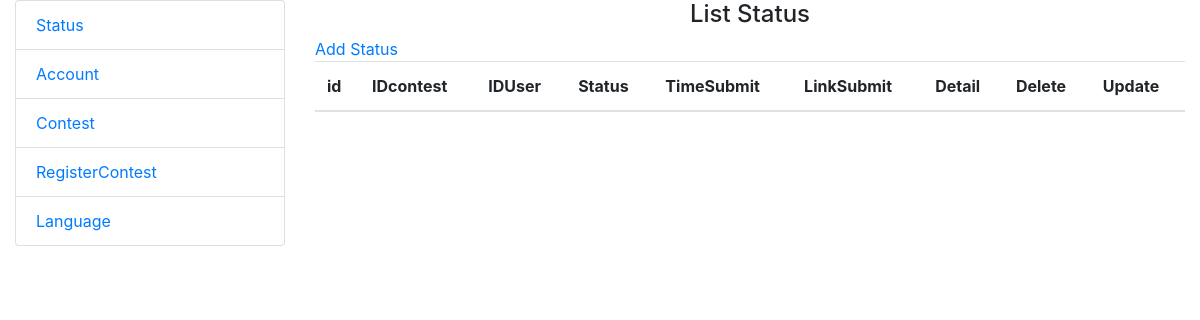
Before: /ContestAdmin/status/ with the older database file.
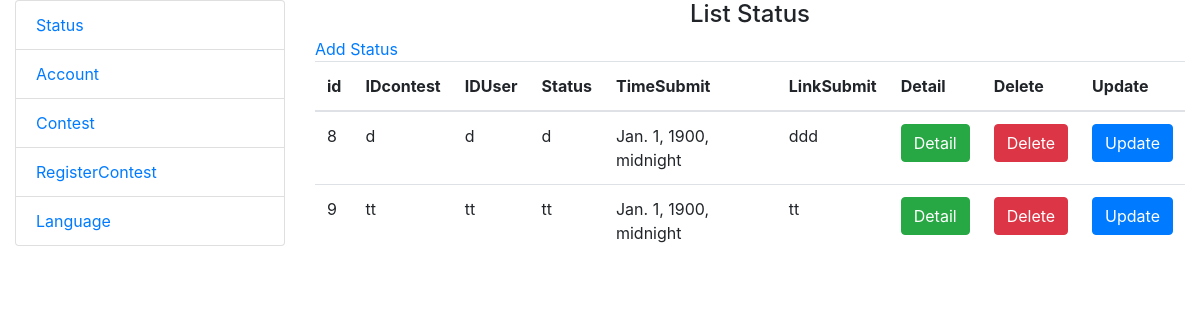
After: the same page with the newer database file.
### ContestAdmin/models.py (models this page shows, shortened)
class Status(models.Model):
    IDcontest = models.CharField(max_length=100)
    IDUser = models.CharField(max_length=100)
    Status = models.CharField(max_length=100)
    TimeSubmit = models.DateTimeField()
    LinkSubmit = models.CharField(max_length=100)

### ContestAdmin/views.py (the view)
# urls.py: path('status/',  views.listStatus, name='listStatus'),
def listStatus(request):
    lstatus = Status.objects.all()
    context = {
        'lstatus': lstatus
    }
    return render(request, 'Status/list.html', context=context)

### ContestAdmin/templates/Status/list.html (shortened to what this page needs)
{% extends 'Status/base.html' %}
{% block content %}
<h4 class="text-center">List Status</h4>
    <a href="{% url 'addStatus' %}">Add Status</a>
<table class="table">
    <thead>
        <tr>
            <th scope="col">id</th>
            <th scope="col">IDcontest</th>
            <th scope="col">IDUser</th>
            <th scope="col">Status</th>
            <th scope="col">TimeSubmit</th>
            <th scope="col">LinkSubmit</th>
            <th scope="col">Detail</th>
            <th scope="col">Delete</th>
            <th scope="col">Update</th>
        </tr>
    </thead>
    <tbody>
        {% for s in lstatus %}
        <tr>
            <td>{{s.pk}}</td>
            <td>{{s.IDcontest}}</td>
            <td>{{s.IDUser}}</td>
            <td>{{s.Status}}</td>
            <td>{{s.TimeSubmit}}</td>
            <td>{{s.LinkSubmit}}</td>
            <td><a href="{% url 'detailStatus' pk=s.pk %}" type="button" class="btn btn-success"
                    id="{{s.pk}}">Detail</a></td>
            <td><a href="{% url 'deleteStatus' pk=s.pk %}" type="button" class="btn btn-danger" id="{{s.pk}}" onclick="return confirm('Are you sure you want to delete?');">Delete</a>
            </td>
            <td><a href="{% url 'updateStatus' pk=s.pk %}" type="button" class="btn btn-primary"
                    id="{{s.pk}}">Update</a></td>
        </tr>
        {% endfor %}
    </tbody>
</table>
{% endblock content %}

### ContestAdmin/templates/Status/base.html (shortened to what this page needs)
<!DOCTYPE html>
{% load static %}
<html lang="en">
<head>
    <link rel="stylesheet" href="https://stackpath.bootstrapcdn.com/bootstrap/4.3.1/css/bootstrap.min.css"
>
</head>
<body>
    <div class="container-fluid">
        <div class="row align-items-md-top">
            <div class="col-sm-3">
                <ul class="list-group">
                    <li class="list-group-item"><a href="{% url 'listStatus' %}">Status</a></li>
                    <li class="list-group-item"><a href="">Account</a></li>
                    <li class="list-group-item"><a href="">Contest</a></li>
                    <li class="list-group-item"><a href="">RegisterContest</a></li>
                    <li class="list-group-item"><a href="">Language</a></li>
                </ul>
            </div>
            <div class="col-sm-9 ">
                {%block content%}
                {% endblock content %}
            </div>
        </div>
    </div>
</body>
</html>

Changed rows visible on the page:
added Status: pk "8", IDcontest "d", IDUser "d", Status "d", TimeSubmit "Jan. 1, 1900, midnight", LinkSubmit "ddd"
added Status: pk "9", IDcontest "tt", IDUser "tt", Status "tt", TimeSubmit "Jan. 1, 1900, midnight", LinkSubmit "tt"
